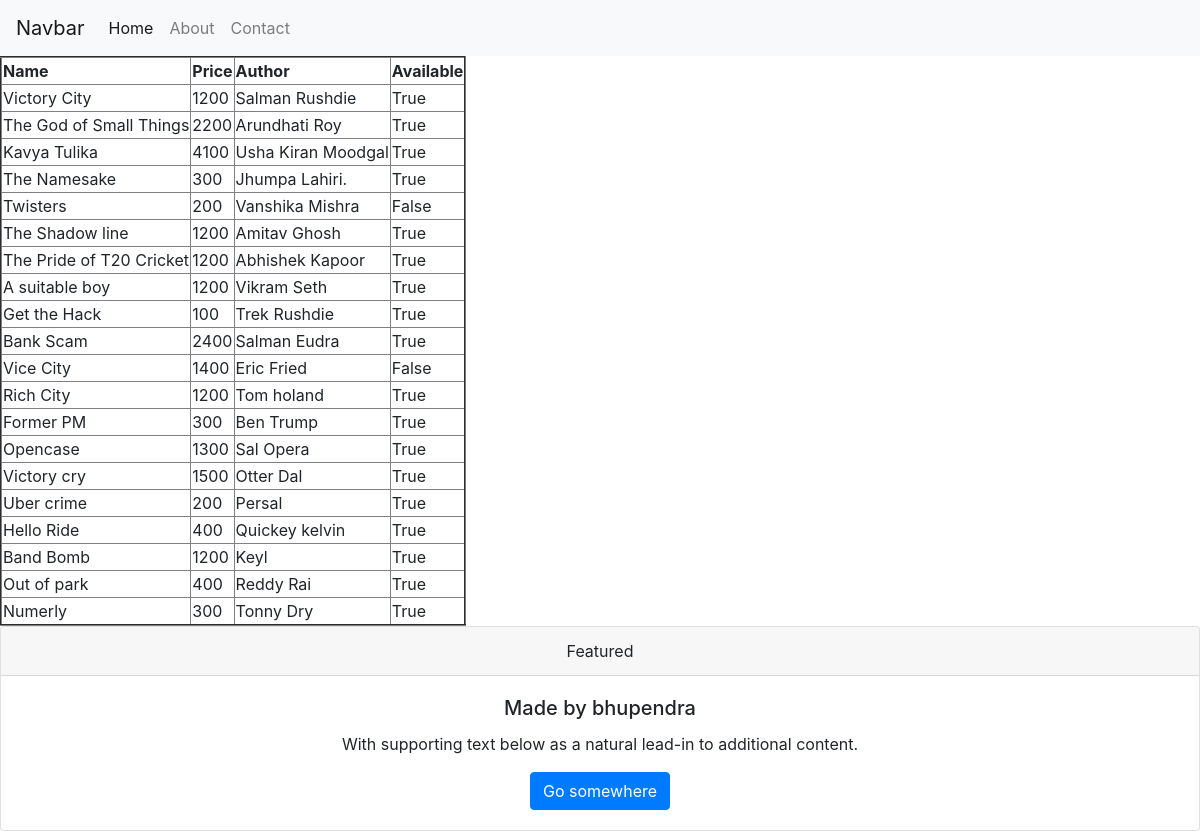
Page /contact/ on the committed database.
### dbapp/models.py (models this page shows, shortened)
class Book ( models.Model):
    name= models.CharField(max_length = 40)
    price = models.IntegerField()
    author = models.CharField(max_length  =40)
    is_available = models.BooleanField(default =True)

### dbapp/views.py (the view)
# urls.py: path("contact/",contact ,name = 'contact'),
def contact( request):
    book  =Book.objects.all()
    return render( request, 'home/contact.html', {'book':book})

### dbapp/templates/home/contact.html
{% extends "home/base.html" %}
{% block content %}
    <div>
        <table border="2px solid red">
        <th>Name</th>
        <th>Price</th>
        <th>Author</th>
        <th>Available</th>
        <tr>
            {% for b in book %}
            <tr>
                <td>{{b.name}}</td>
                <td>{{b.price}}</td>
                <td>{{b.author}}</td>
                <td>{{b.is_available}}</td>
            </tr>
        {% endfor %}
        </tr>
        </table>
    </div>
{% endblock %}

### dbapp/templates/home/base.html
{% include "home/header.html" %}
{% block content %}
{% endblock %}
{% include "home/footer.html" %}

### dbapp/templates/home/header.html (shortened to what this page needs)
<!DOCTYPE html>
<html lang="en">
<head>
    <link rel="stylesheet" href="https://cdn.jsdelivr.net/npm/bootstrap@4.4.1/dist/css/bootstrap.min.css">
</head>
<body>
    <nav class="navbar navbar-expand-lg navbar-light bg-light">
        <a class="navbar-brand" href="#">Navbar</a>
        <div class="collapse navbar-collapse" id="navbarSupportedContent">
          <ul class="navbar-nav mr-auto">
            <li class="nav-item active">
              <a class="nav-link" href="{% url 'home' %}">Home <span class="sr-only">(current)</span></a>
            </li>
            <li class="nav-item">
              <a class="nav-link" href= "{% url 'about' %}">About</a>
            </li>
            <li class="nav-item">
                <a class="nav-link" href="{% url 'contact' %}">Contact</a>
              </li>
          </ul>
        </div>
      </nav>
    </body>
</html>

### dbapp/templates/home/footer.html (shortened to what this page needs)
<!DOCTYPE html>
<html lang="en">
<head>
    <link rel="stylesheet" href="https://cdn.jsdelivr.net/npm/bootstrap@4.4.1/dist/css/bootstrap.min.css">
</head>
<body>
    <div class="card text-center">
        <div class="card-header">
          Featured
        </div>
        <div class="card-body">
          <h5 class="card-title">Made by bhupendra</h5>
          <p class="card-text">With supporting text below as a natural lead-in to additional content.</p>
          <a href="#" class="btn btn-primary">Go somewhere</a>
        </div>
      </div>
    </body>
</html>

### rows in the picture
Book: name "Victory City", price "1200", author "Salman Rushdie", is_available "True"
Book: name "The God of Small Things", price "2200", author "Arundhati Roy", is_available "True"
Book: name "Kavya Tulika", price "4100", author "Usha Kiran Moodgal", is_available "True"
Book: name "The Namesake", price "300", author "Jhumpa Lahiri.", is_available "True"
Book: name "Twisters", price "200", author "Vanshika Mishra", is_available "False"
Book: name "The Shadow line", price "1200", author "Amitav Ghosh", is_available "True"
Book: name "The Pride of T20 Cricket", price "1200", author "Abhishek Kapoor", is_available "True"
Book: name "A suitable boy", price "1200", author "Vikram Seth", is_available "True"
Book: name "Get the Hack", price "100", author "Trek Rushdie", is_available "True"
Book: name "Bank Scam", price "2400", author "Salman Eudra", is_available "True"
Book: name "Vice City", price "1400", author "Eric Fried", is_available "False"
Book: name "Rich City", price "1200", author "Tom holand", is_available "True"
Book: name "Former PM", price "300", author "Ben Trump", is_available "True"
Book: name "Opencase", price "1300", author "Sal Opera", is_available "True"
Book: name "Victory cry", price "1500", author "Otter Dal", is_available "True"
Book: name "Uber crime", price "200", author "Persal", is_available "True"
Book: name "Hello Ride", price "400", author "Quickey kelvin", is_available "True"
Book: name "Band Bomb", price "1200", author "Keyl", is_available "True"
Book: name "Out of park", price "400", author "Reddy Rai", is_available "True"
Book: name "Numerly", price "300", author "Tonny Dry", is_available "True"
